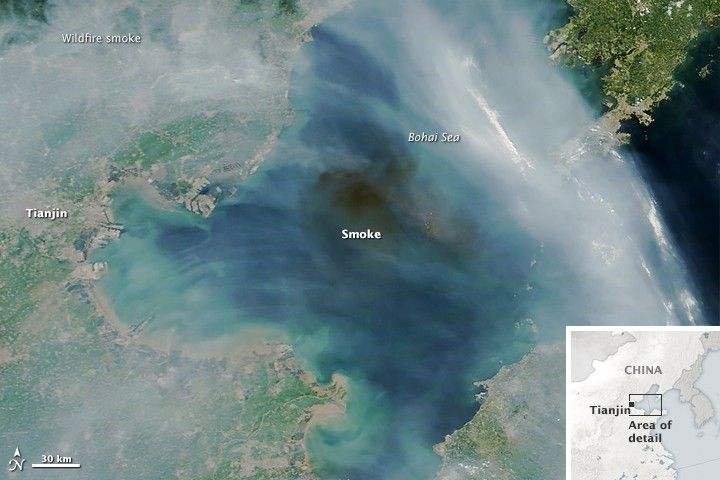
#> input picture images/modis/terra_2015-08-13_0230Z.jpg, 720 x 480 px
$ python analyze_modis_displacement.py
#> lines starting #> are read from the running program, lines starting #| are printed output that depends on the picture; after the words box and inside, x2 and y2 are one past the last pixel; in counts of white or black regions, pixels touching at a corner belong together; long printed decimals are rounded
from pathlib import Path
from PIL import Image
import numpy as np, pandas as pd, math

ROOT = Path(__file__).resolve().parents[1]
TERRA = np.array(Image.open(ROOT/"images/modis/terra_2015-08-13_0230Z.jpg").convert("RGB"))
#> TERRA is the input picture: shape (480, 720, 3); mean R, G, B 114.5, 135.8, 137.8
AQUA = np.array(Image.open(ROOT/"images/modis/aqua_2015-08-13_about3h_after_terra.jpg").convert("RGB"))
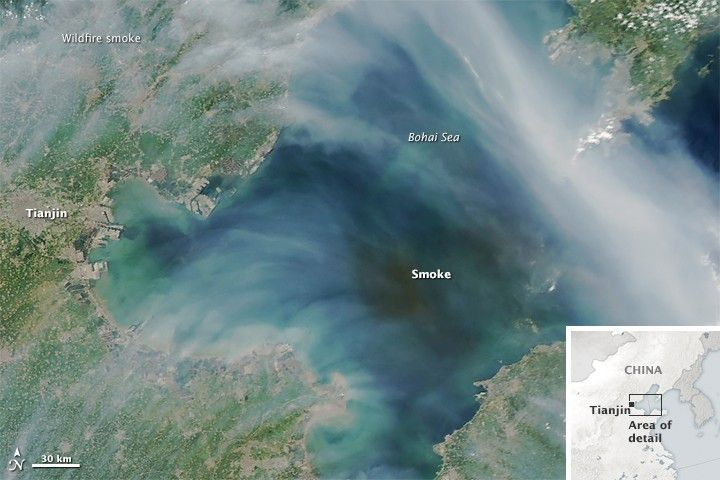
#> input picture images/modis/aqua_2015-08-13_about3h_after_terra.jpg, 720 x 480 px
#> AQUA is the input picture: shape (480, 720, 3); mean R, G, B 115.9, 137, 136.9

ROI=(250,120,500,340)
KM_PER_PX=30/46

def centroid(arr, rb_threshold=-15, mean_max=100):
#> called with rb_threshold = -15, mean_max = 100
    x1,y1,x2,y2=ROI
    sub=arr[y1:y2,x1:x2].astype(float)
    mean=sub.mean(axis=2)
    rb=sub[:,:,0]-sub[:,:,2]
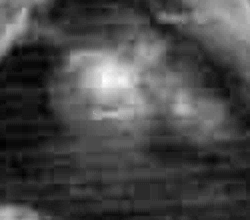
#> rb: shape (220, 250) float64; min -67, max 27, mean -40.3; drawn with min black and max white
    mask=(rb>rb_threshold)&(mean>30)&(mean<mean_max)
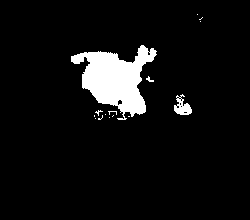
#> mask: shape (220, 250) bool; 6.4% white; 15 white regions (12 under 20 px), largest, box (x1, y1, x2, y2) and area: (71, 45, 157, 120) 3227, (174, 94, 192, 115) 204, (146, 76, 154, 82) 22
    ys,xs=np.nonzero(mask)
#> ys = 3508 values from 14 to 119; xs = 3508 values, max 202 at index 1, min 71 at index 296, mean 119.3
    return x1+xs.mean(), y1+ys.mean()

ct=centroid(TERRA)
#> ct = (369.3, 200.5)
ca=centroid(AQUA)
#> call 2 of centroid, with rb_threshold = -15, mean_max = 100
#> in centroid (call 2), `sub=arr[y1:y2,x1:x2].astype(float)`:
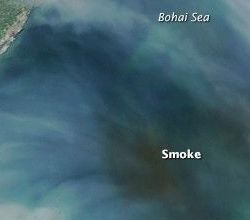
#> sub: shape (220, 250, 3) float64; mean R, G, B 63.6, 95.3, 106.7
#> in centroid (call 2), `mean=sub.mean(axis=2)`:
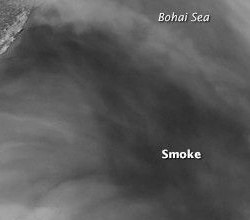
#> mean: shape (220, 250) float64; min 0.333, max 254.7, mean 88.5
#> in centroid (call 2), `rb=sub[:,:,0]-sub[:,:,2]`:
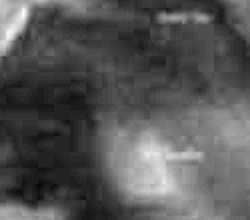
#> rb: shape (220, 250) float64; min -73, max 15, mean -43.12; drawn with min black and max white
#> in centroid (call 2), `mask=(rb>rb_threshold)&(mean>30)&(mean<mean_max)`:
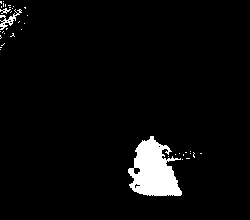
#> mask: shape (220, 250) bool; 4.2% white; 38 white regions (35 under 20 px), largest, box (x1, y1, x2, y2) and area: (128, 136, 182, 196) 2062, (0, 9, 22, 30) 135, (0, 8, 11, 14) 30
#> in centroid (call 2), `ys,xs=np.nonzero(mask)`: ys = 2308 values from 1 to 195; xs = 2308 values, max 201 at index 603, min 0 at index 0, mean 139.7
#> ca = (389.7, 275.7)
dx,dy=ca[0]-ct[0],ca[1]-ct[1]
#> dx = 20.38; dy = 75.18
d=math.hypot(dx,dy)
#> d = 77.89
bearing=(math.degrees(math.atan2(dx,-dy))+360)%360
#> bearing = 164.8
print({"displacement_px":d,"displacement_km":d*KM_PER_PX,"bearing_deg":bearing})
#| {'displacement_px': 77.891, 'displacement_km': 50.798, 'bearing_deg': 164.829}
